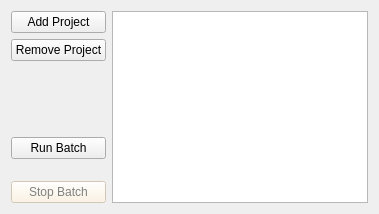
                 <widget class="QWidget" name="tab_BatchRecon">
                  <property name="enabled">
                   <bool>true</bool>
                  </property>
                  <attribute name="title">
                   <string>Batch Reconstruction</string>
                  </attribute>
                  <layout class="QGridLayout" name="gridLayout_14">
                   <item row="0" column="0">
                    <layout class="QHBoxLayout" name="horizontalLayout_29">
                     <item>
                      <layout class="QVBoxLayout" name="verticalLayout_12">
                       <item>
                        <widget class="QPushButton" name="Btn_AddProjectToBatch">
                         <property name="enabled">
                          <bool>true</bool>
                         </property>
                         <property name="text">
                          <string>Add Project</string>
                         </property>
                        </widget>
                       </item>
                       <item>
                        <widget class="QPushButton" name="Btn_RemProjectToBatch">
                         <property name="enabled">
                          <bool>true</bool>
                         </property>
                         <property name="text">
                          <string>Remove Project</string>
                         </property>
                        </widget>
                       </item>
                       <item>
                        <spacer name="verticalSpacer_6">
                         <property name="orientation">
                          <enum>Qt::Vertical</enum>
                         </property>
                         <property name="sizeHint" stdset="0">
                          <size>
                           <width>20</width>
                           <height>70</height>
                          </size>
                         </property>
                        </spacer>
                       </item>
                       <item>
                        <widget class="QPushButton" name="Btn_RunBatch">
                         <property name="enabled">
                          <bool>true</bool>
                         </property>
                         <property name="text">
                          <string>Run Batch</string>
                         </property>
                        </widget>
                       </item>
                       <item>
                        <spacer name="verticalSpacer_7">
                         <property name="orientation">
                          <enum>Qt::Vertical</enum>
                         </property>
                         <property name="sizeHint" stdset="0">
                          <size>
                           <width>20</width>
                           <height>13</height>
                          </size>
                         </property>
                        </spacer>
                       </item>
                       <item>
                        <widget class="QPushButton" name="Btn_StopBatch">
                         <property name="enabled">
                          <bool>false</bool>
                         </property>
                         <property name="styleSheet">
                          <string notr="true">QPushButton {
	background-color: red;
    color: yellow; 
	font: 75 10pt &quot;Consolas&quot;;
}

QPushButton:disabled {
    background-color: rgb(255, 242, 219);
	color: grey;
	font: italic 10pt &quot;Consolas&quot;;
}
</string>
                         </property>
                         <property name="text">
                          <string>Stop Batch</string>
                         </property>
                         <property name="checkable">
                          <bool>false</bool>
                         </property>
                        </widget>
                       </item>
                      </layout>
                     </item>
                     <item>
                      <widget class="QListWidget" name="ListWidget_ReconProjectList">
                       <property name="enabled">
                        <bool>true</bool>
                       </property>
                       <property name="sizePolicy">
                        <sizepolicy hsizetype="Expanding" vsizetype="Preferred">
                         <horstretch>0</horstretch>
                         <verstretch>0</verstretch>
                        </sizepolicy>
                       </property>
                      </widget>
                     </item>
                    </layout>
                   </item>
                  </layout>
                 </widget>
